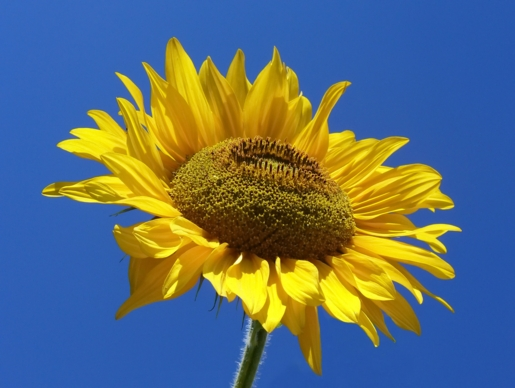
#> input picture Sunflower.jpg, 515 x 388 px
$ python 'pra 3.7.py'
#> lines starting #> are read from the running program, lines starting #| are printed output that depends on the picture
import numpy as np
import cv2 as cv
img = cv.imread('Sunflower.jpg', 0)
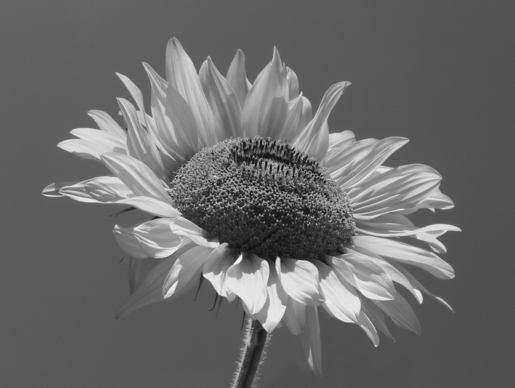
#> img: shape (388, 515); min 14, max 248, mean 105.7
rows, cols = img.shape
#> rows = 388; cols = 515
M = np.float32([[1,   0, 0], [0.5, 1, 0], [0,   0, 1]])
sheared_img = cv.warpPerspective(img, M, (int(cols*1.5), int(rows*1.5)))
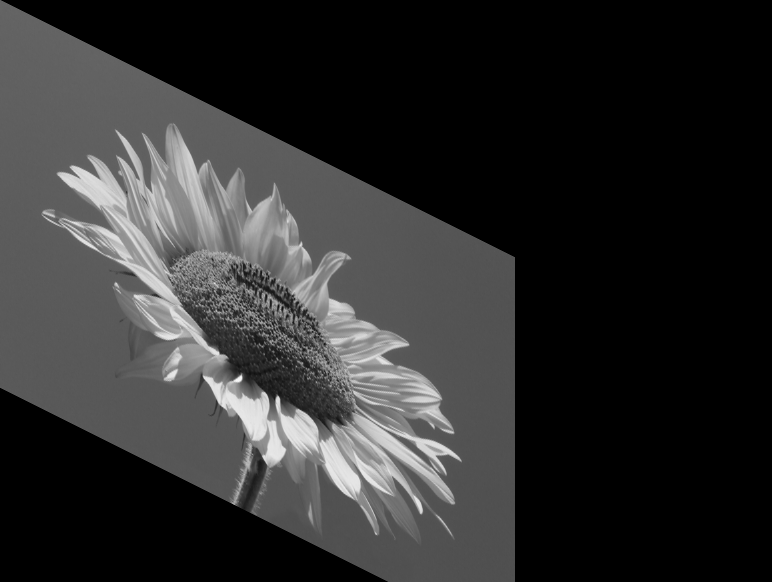
#> sheared_img: shape (582, 772); min 0, max 248, mean 46.4
cv.imshow('Ayush',img)
cv.imshow('sheared_y-axis_out.jpg', sheared_img)
cv.waitKey(0)
cv.destroyAllWindows()

$ run again, with Brightness & contrast.jpg copied over Sunflower.jpg
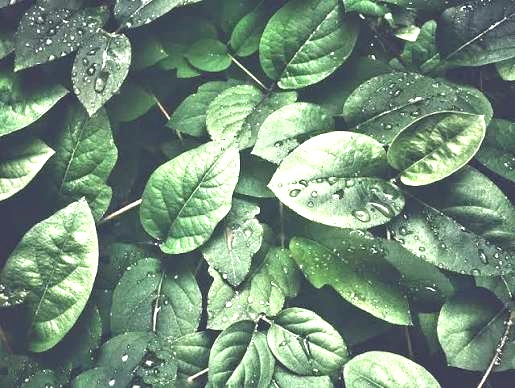
#> input picture Brightness & contrast.jpg, 515 x 388 px
#> `img = cv.imread('Sunflower.jpg', 0)`:
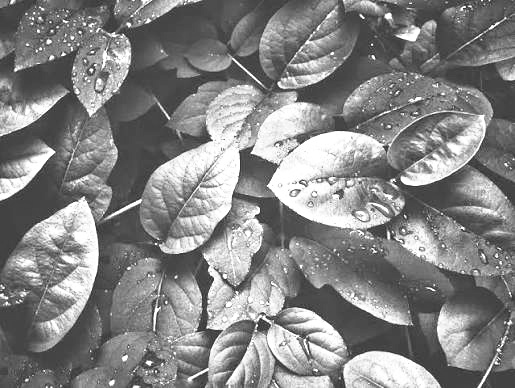
#> img: shape (388, 515); min 45, max 255, mean 132.7
#> `sheared_img = cv.warpPerspective(img, M, (int(cols*1.5), int(rows*1.5)))`:
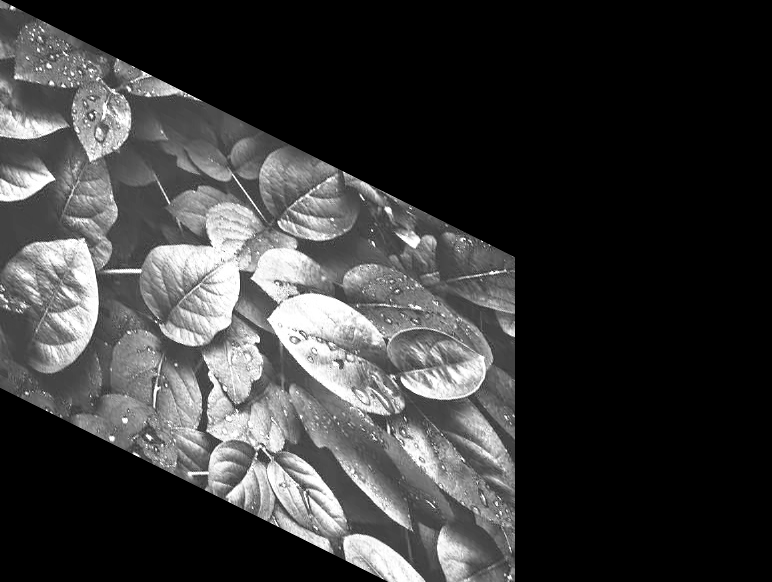
#> sheared_img: shape (582, 772); min 0, max 255, mean 58
